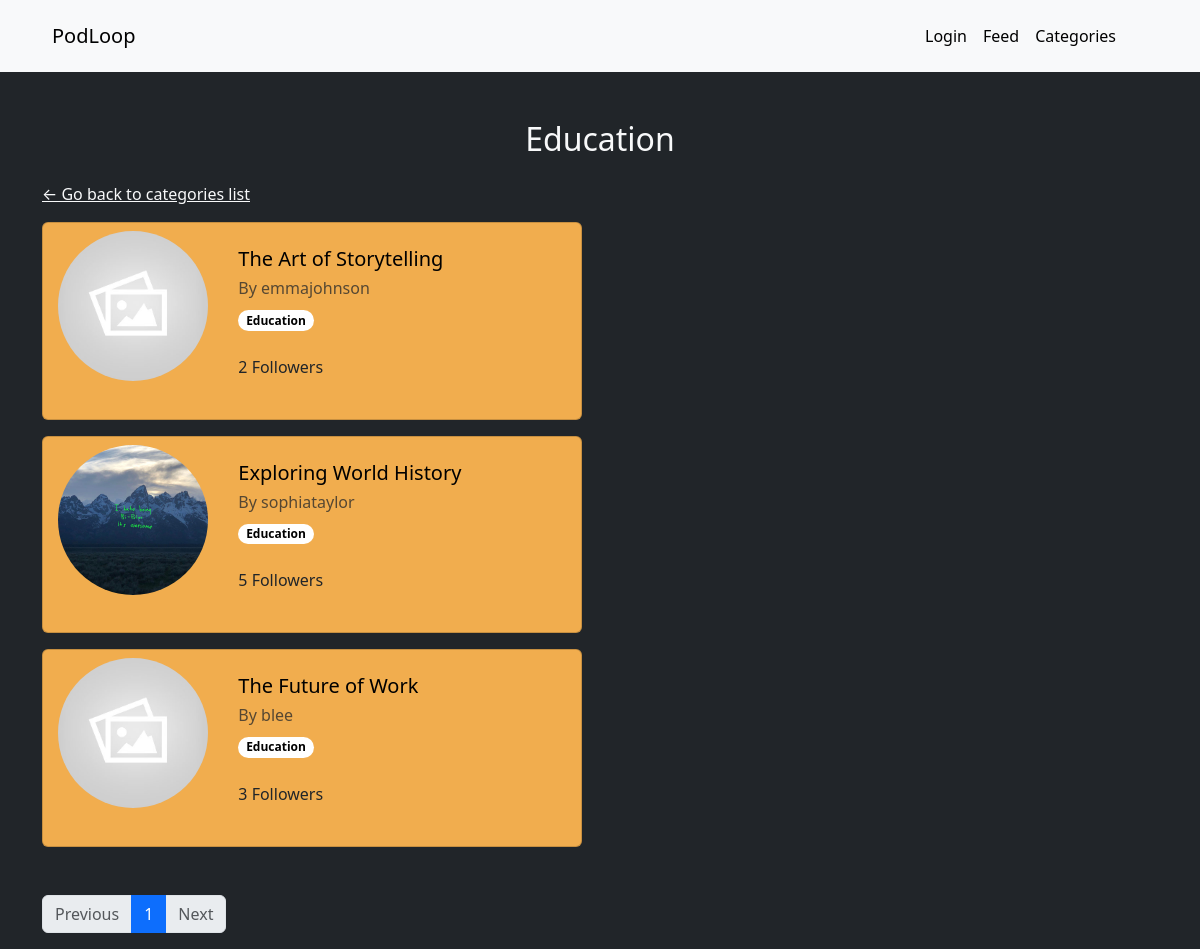
Page /categories/education on the committed database.
### core/models.py (models this page shows, shortened)
class Category(models.Model):
    name = models.CharField(max_length=50,unique=True,blank=False)
    description = models.CharField(max_length=100,null=True,default=None,blank=True)
    slug = models.CharField(max_length=100,unique=True,null=True)
    class Meta:
        verbose_name_plural = "Categories"

class Podcast(models.Model):
    name = models.CharField(max_length=300,blank=False, unique=True)
    owner = models.ForeignKey(User,on_delete=models.CASCADE,blank=False)
    slug = models.CharField(max_length=500,unique=True,null=True)
    followers = models.ManyToManyField(User,related_name="followed_podcasts",symmetrical=False)
    description = models.CharField(max_length=500,blank=False)
    categories = models.ManyToManyField(Category,related_name="podcasts",symmetrical=False,blank=False)
    podcast_thumbnail = models.FileField(upload_to='images/',blank=True, validators=[validate_image_file])
    class Meta:
        verbose_name_plural = "Podcasts"

### accounts/models.py (models this page shows, shortened)
class User(AbstractBaseUser, PermissionsMixin):
    email = models.EmailField(blank=True, default='', unique=True)
    name = models.CharField(max_length=255, blank=False)
    last_name = models.CharField(max_length=255, blank=False)
    username = models.CharField(max_length=255, blank=False, unique=True)
    is_active = models.BooleanField(default=False)
    is_superuser = models.BooleanField(default=False)
    is_staff = models.BooleanField(default=False)
    is_creator = models.BooleanField(default=False)
    is_email_verified = models.BooleanField(default=False)
    date_joined = models.DateTimeField(default=now, blank=False)
    last_login =  models.DateTimeField(blank=True, null=True)
    link_profile_picture = models.ImageField(upload_to='images')
    objects = CustomUserManager()
    USERNAME_FIELD = 'email'
    EMAIL_FIELD = 'email'
    REQUIRED_FIELDS = ['name','last_name','username']
    class Meta:
        verbose_name = 'User'
        verbose_name_plural = 'Users'

### core/views.py (the view)
# urls.py: path('categories/<slug:slug>', CategoryDetailView, name='category-detail'),
def CategoryDetailView(request,slug):
    template_name = "core/category.html"
    category = get_object_or_404(Category,slug=slug)
    podcasts = Category.objects.get(slug=slug).podcasts.all()
    paginator_controller = Paginator(podcasts, 5)
    if request.GET.get("page"):
       current_page = int(request.GET.get("page"))
    else:
        current_page = 1
    podcasts_list = []
    pagination = {}
    if int(current_page) <= paginator_controller.num_pages:
        current_page_podcasts = paginator_controller.page(current_page)
        for podcast in current_page_podcasts.object_list:
            owner = User.objects.get(id=podcast.owner_id)
            categories = Podcast.objects.get(name=podcast.name).categories.all()
            followers = str(Podcast.objects.get(name=podcast.name).followers.all().count())
            podcasts_list.append({
                "description":podcast.description[:100]+"...",
                "name":podcast.name,
                "podcast_thumbnail":podcast.podcast_thumbnail,
                "owner_username":owner.username,
                "slug":podcast.slug,
                "categories":categories,
                "followers":followers
                })
        pagination["current_page"] = current_page
        pagination["page_controller"] = current_page_podcasts
    context={"podcasts": podcasts_list, "pagination":pagination, "category_name":category.name}
    return render(request, template_name, context=context)

### core/templates/core/category.html
{% extends 'core/base.html' %}
{% load static %}
{% block head %}
<link rel="stylesheet" href="{% static 'css/category.css' %}">
<link rel="stylesheet" href="{% static 'css/badge.css' %}">
{% endblock %} {% block content %}
<div class="mt-5">
  <h2 class="text-center text-light mb-4">{{category_name}}</h2>
  <a href="{% url 'core:categories' %}" class="text-light">&larr; Go back to categories list</a>
  {% for podcast in podcasts %}
  <div class="card mb-3 mt-3 pt-2 pb-2 podcast">
    <div class="row g-0">
      <div class="col-md-4 text-center">
        {% if podcast.podcast_thumbnail %}
        <img
          src="{{ MEDIA_URL }}{{podcast.podcast_thumbnail}}"
          class="img"
          alt="Podcast thumbnail"
        />
        {% else %}
        <img
          src="{{ MEDIA_URL }}images/default_podcast_thumbnail.jpg"
          class="img me-auto ms-auto"
          alt="Podcast thumbnail"
        />
        {% endif %}
      </div>
      <div class="col-md-8">
        <div class="card-body">
          <a href="/podcasts/{{podcast.slug}}" class="link-podcast"
            ><h5 class="card-title">{{podcast.name}}</h5></a
          >
            <h6 class="text-body-secondary">By {{podcast.owner_username}}</h6>
            <div class="category-list">
            {% for category in podcast.categories %}
            <a href="{% url 'core:category-detail' category.slug%}"><span class="badge rounded-pill">{{category.name}}</span></a>
            {% endfor %}
            </div>
          <p class="mt-2">{{podcast.followers}} Followers</p>
        </div>
      </div>
    </div>
  </div>
  {% endfor %}
  {% if not podcasts %}
  <h1 class="text-light text-center mb-5 mt-5">No Podcasts found</h1>
  {% else %}
  <nav aria-label="..." class="ms-auto me-auto mt-5">
    <ul class="pagination">
      {% if pagination.page_controller.has_previous %}
      <li class="page-item">
        <a class="page-link" href="?page={{pagination.current_page|add:"-1"}}">Previous</a>
      </li>
      <li class="page-item"><a class="page-link" href="?page={{pagination.current_page|add:"-1"}}">{{pagination.current_page|add:"-1"}}</a></li>
      {% else %}
      <li class="page-item disabled">
        <a class="page-link" href="?page={{pagination.current_page|add:"-1"}}">Previous</a>
      </li>
      {% endif %}
      <li class="page-item active" aria-current="page">
        <span class="page-link">{{pagination.current_page}}</span>
      </li>
      {% if pagination.page_controller.has_next %}
      <li class="page-item"><a class="page-link" href="?page={{pagination.current_page|add:"1"}}">{{pagination.current_page|add:"1"}}</a></li>
      <li class="page-item">
        <a class="page-link" href="?page={{pagination.current_page|add:"1"}}">Next</a>
      </li>
      {% else %}
      <li class="page-item disabled">
        <a class="page-link" href="?page={{pagination.current_page|add:"1"}}">Next</a>
      </li>
      {% endif %}
    </ul>
  </nav>
</div>
{% endif %} {% endblock %}

### core/templates/core/base.html (shortened to what this page needs)
<!DOCTYPE html>
<html>
  <head>
    <link rel="stylesheet" href="" />
    <link
      href="https://cdn.jsdelivr.net/npm/bootstrap@5.3.0-alpha3/dist/css/bootstrap.min.css"
      rel="stylesheet"
    />
    {% block head %} {% endblock %}
  </head>
  <body class="bg-dark">
    <row>
      <nav class="navbar navbar-expand-lg bg-body-tertiary p-3">
        <div class="container-fluid ms-4 me-5">
          <a class="navbar-brand" href="{% url 'core:home' %}">PodLoop</a>
          <div class="collapse navbar-collapse" id="navbarNavDropdown">
            <ul class="navbar-nav ms-auto">
              {% if user.is_authenticated %}
              <li class="nav-item dropdown-center">
                <a
                  class="nav-link dropdown-toggle"
                  href="#"
                  role="button"
                  data-bs-toggle="dropdown"
                  aria-expanded="false"
                >
                  {{user.username}}
                </a>
                <ul class="dropdown-menu">
                  <li><a class="dropdown-item pe-1" href="#">Profile</a></li>
                  <li>
                    <a class="dropdown-item pe-1" href="#">Another action</a>
                  </li>
                  <hr />
                  <li>
                    <a
                      class="dropdown-item text-danger"
                      href="{% url 'accounts:logout'%}"
                      >Logout</a
                    >
                  </li>
                </ul>
              </li>
              {% else %}
              <li class="nav-item">
                <a
                  class="nav-link active"
                  aria-current="page"
                  href="{% url 'accounts:login' %}"
                  >Login</a
                >
              </li>
              {% endif %}
              <li class="nav-item">
                <a class="nav-link active" aria-current="page" href="#">Feed</a>
              </li>
              <li class="nav-item">
                <a
                  class="nav-link active"
                  aria-current="page"
                  href="{% url 'core:categories'%}"
                  >Categories</a
                >
              </li>
            </ul>
          </div>
        </div>
      </nav>
    </row>
    <div class="container">{% block content %} {% endblock %}</div>
  </body>
</html>

### static/css/category.css (style rules this page uses)
.podcast { background-color: #f1ad4e; max-width: 540px; }
.img { height: 150px; width: 150px; object-fit: cover; border-radius: 50%; }
.link-podcast { text-decoration: none; color:black; }

### static/css/badge.css (style rules this page uses)
.badge { background-color: #fff; color:black; }
.category-list { overflow-x: auto; white-space: nowrap; width: 100%; height: auto; display: inline-block; }
.category-list a { display: inline-block; margin-bottom:10px; }

### rows in the picture
Category: name "Education"
Podcast: name "The Art of Storytelling"
User: owner_username "emmajohnson"
Podcast: podcast_thumbnail (picture), name "Exploring World History"
User: owner_username "sophiataylor"
Podcast: name "The Future of Work"
User: owner_username "blee"

### other values in the picture
{{ podcast.followers }} "2" "5" "3"
{{ pagination.current_page }} "1"
